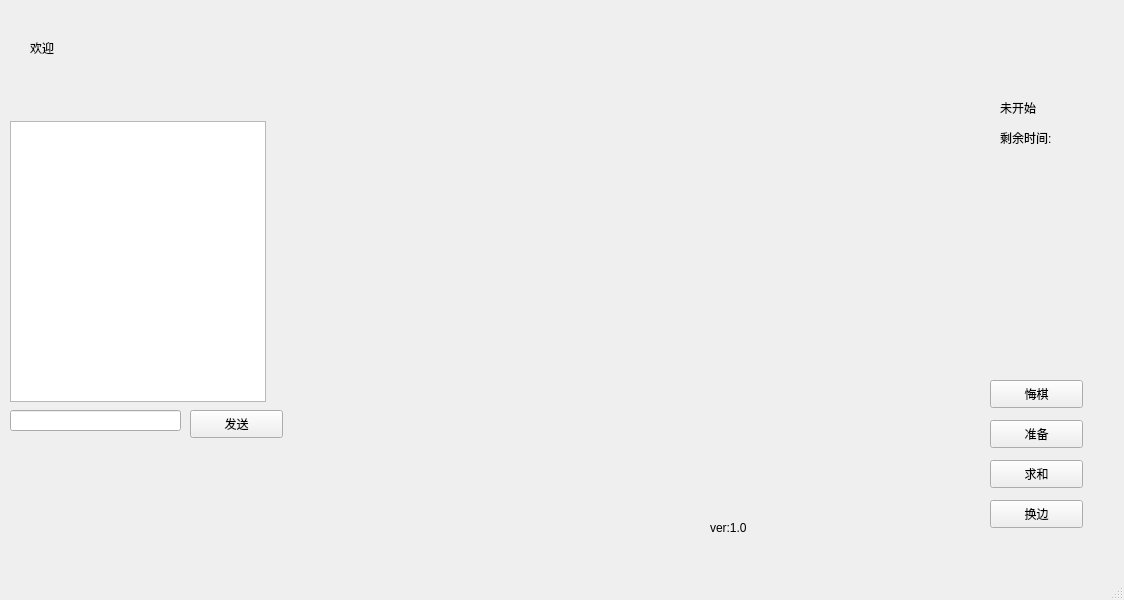
<?xml version="1.0" encoding="UTF-8"?>
<ui version="4.0">
 <class>MainWindow</class>
 <widget class="QMainWindow" name="MainWindow">
  <property name="geometry">
   <rect>
    <x>0</x>
    <y>0</y>
    <width>1124</width>
    <height>600</height>
   </rect>
  </property>
  <property name="windowTitle">
   <string>MainWindow</string>
  </property>
  <widget class="QWidget" name="centralwidget">
   <widget class="QLabel" name="label">
    <property name="geometry">
     <rect>
      <x>710</x>
      <y>520</y>
      <width>72</width>
      <height>15</height>
     </rect>
    </property>
    <property name="text">
     <string>ver:1.0</string>
    </property>
   </widget>
   <widget class="QLabel" name="userName">
    <property name="geometry">
     <rect>
      <x>30</x>
      <y>40</y>
      <width>261</width>
      <height>16</height>
     </rect>
    </property>
    <property name="text">
     <string>欢迎</string>
    </property>
   </widget>
   <widget class="QLabel" name="tip">
    <property name="geometry">
     <rect>
      <x>1000</x>
      <y>30</y>
      <width>111</width>
      <height>16</height>
     </rect>
    </property>
    <property name="text">
     <string/>
    </property>
   </widget>
   <widget class="QLabel" name="color">
    <property name="geometry">
     <rect>
      <x>1000</x>
      <y>100</y>
      <width>111</width>
      <height>16</height>
     </rect>
    </property>
    <property name="text">
     <string>未开始</string>
    </property>
   </widget>
   <widget class="QLabel" name="gameTime">
    <property name="geometry">
     <rect>
      <x>1000</x>
      <y>130</y>
      <width>101</width>
      <height>16</height>
     </rect>
    </property>
    <property name="text">
     <string>剩余时间:</string>
    </property>
   </widget>
   <widget class="QPushButton" name="backStep">
    <property name="geometry">
     <rect>
      <x>990</x>
      <y>380</y>
      <width>93</width>
      <height>28</height>
     </rect>
    </property>
    <property name="text">
     <string>悔棋</string>
    </property>
   </widget>
   <widget class="QPushButton" name="ready">
    <property name="geometry">
     <rect>
      <x>990</x>
      <y>420</y>
      <width>93</width>
      <height>28</height>
     </rect>
    </property>
    <property name="text">
     <string>准备</string>
    </property>
   </widget>
   <widget class="QTextBrowser" name="messageBuffer">
    <property name="geometry">
     <rect>
      <x>10</x>
      <y>121</y>
      <width>256</width>
      <height>281</height>
     </rect>
    </property>
   </widget>
   <widget class="QPushButton" name="sendMsg">
    <property name="geometry">
     <rect>
      <x>190</x>
      <y>410</y>
      <width>93</width>
      <height>28</height>
     </rect>
    </property>
    <property name="text">
     <string>发送</string>
    </property>
   </widget>
   <widget class="QLineEdit" name="lineEdit">
    <property name="geometry">
     <rect>
      <x>10</x>
      <y>410</y>
      <width>171</width>
      <height>21</height>
     </rect>
    </property>
   </widget>
   <widget class="QPushButton" name="peace">
    <property name="geometry">
     <rect>
      <x>990</x>
      <y>460</y>
      <width>93</width>
      <height>28</height>
     </rect>
    </property>
    <property name="text">
     <string>求和</string>
    </property>
   </widget>
   <widget class="QPushButton" name="changeColor">
    <property name="geometry">
     <rect>
      <x>990</x>
      <y>500</y>
      <width>93</width>
      <height>28</height>
     </rect>
    </property>
    <property name="text">
     <string>换边</string>
    </property>
   </widget>
   <widget class="QLabel" name="tip2">
    <property name="geometry">
     <rect>
      <x>1000</x>
      <y>70</y>
      <width>101</width>
      <height>16</height>
     </rect>
    </property>
    <property name="text">
     <string/>
    </property>
   </widget>
  </widget>
  <widget class="QMenuBar" name="menubar">
   <property name="geometry">
    <rect>
     <x>0</x>
     <y>0</y>
     <width>1124</width>
     <height>26</height>
    </rect>
   </property>
  </widget>
  <widget class="QStatusBar" name="statusbar"/>
 </widget>
 <resources/>
 <connections/>
</ui>
